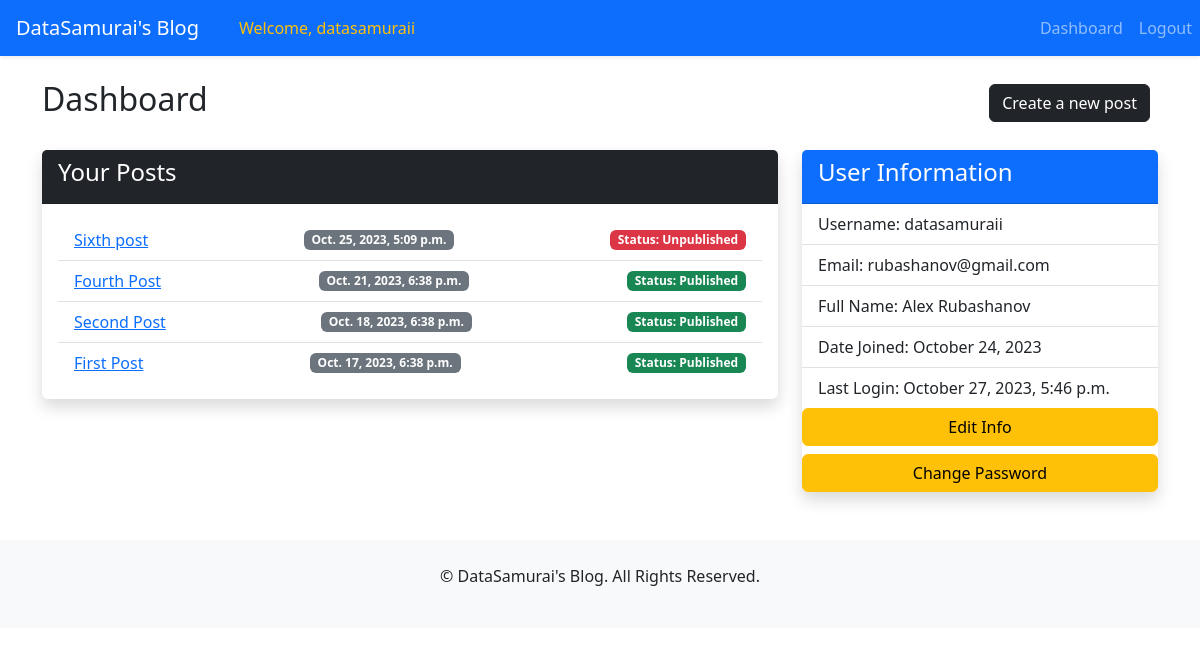
Before: /account/dashboard/ (signed in) with the older database file.
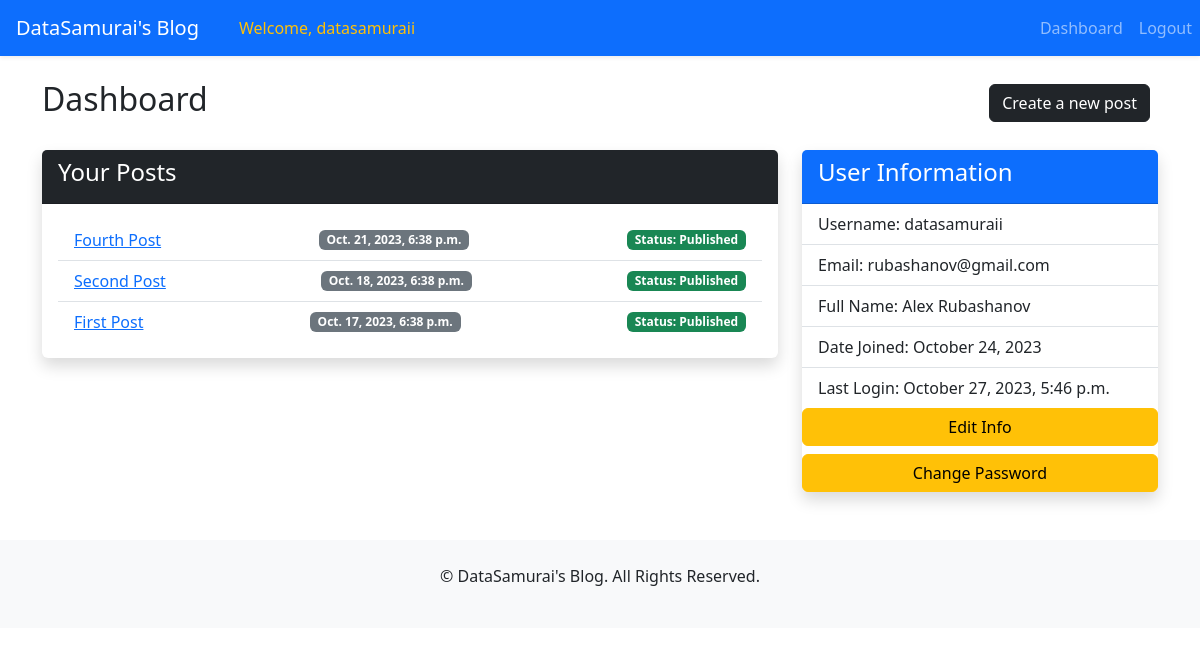
After: the same page with the newer database file.
### posts/models.py (models this page shows, shortened)
class Post(models.Model):
    title = models.CharField(max_length=50, unique=True)
    content = models.TextField()
    category = models.ForeignKey('Category', on_delete=models.SET_NULL, null=True)
    date_published = models.DateTimeField(auto_now_add=True)
    date_edited = models.DateTimeField(auto_now=True)
    views = models.PositiveIntegerField(default=0)
    author = models.ForeignKey(settings.AUTH_USER_MODEL, on_delete=models.SET_NULL, null=True)
    is_published = models.BooleanField(default=False)
    class Meta:
        ordering = ['-date_published']

### users/views.py (the view)
# urls.py: path('dashboard/', views.dashboard, name='dashboard'),
@login_required
def dashboard(request):
    user_posts = request.user.post_set.all()
    has_posts = user_posts.exists()
    context = {
        'user_posts': user_posts,
        'has_posts': has_posts
    }
    return render(request, 'users/dashboard.html', context=context)

### templates/users/dashboard.html (shortened to what this page needs)
{% extends 'base.html' %}
{% block page_content %}
    <div class="row mt-4">
        <div class="col-md-12 mb-4">
            <div class="d-flex justify-content-between align-items-center">
                <h2>Dashboard</h2>
                <div>
                    <a href="{% url 'create_post' %}" class="btn btn-dark me-2">Create a new post</a>
                </div>
            </div>
        </div>
        <div class="col-md-8">
            <div class="card border-0 shadow">
                <div class="card-header bg-dark text-white">
                    <h4>Your Posts</h4>
                </div>
                <div class="card-body">
                    {% if has_posts %}
                        <ul class="list-group list-group-flush">
                            {% for post in user_posts %}
                                <li class="list-group-item d-flex justify-content-between align-items-center">
                                    <a href="{% url 'view_post' post.id %}">{{ post.title }}</a>
                                    <span class="badge bg-secondary">{{ post.date_published }}</span>
                                    {% if post.is_published %}
                                        <span class="badge bg-success">Status: Published</span>
                                    {% else %}
                                        <span class="badge bg-danger">Status: Unpublished</span>
                                    {% endif %}
                                </li>
                            {% endfor %}
                        </ul>
                    {% else %}
                        <p class="text-muted">You haven't written any posts yet.</p>
                    {% endif %}
                </div>
            </div>
        </div>
        {% block user %}
            <div class="col-md-4">
                <div class="card border-0 shadow">
                    <div class="card-header bg-primary text-white">
                        <h4>User Information</h4>
                    </div>
                    <ul class="list-group list-group-flush">
                        <li class="list-group-item">Username: {{ user.username }}</li>
                        <li class="list-group-item">Email: {{ user.email }}</li>
                        <li class="list-group-item">Full Name: {{ user.first_name }} {{ user.last_name }}</li>
                        <li class="list-group-item">Date Joined: {{ user.date_joined|date:"F d, Y" }}</li>
                        <li class="list-group-item">Last Login: {{ user.last_login|date:"F d, Y, P" }}</li>
                    </ul>
                    <a href="{% url 'edit_user' %}" class="mb-2 btn btn-warning">Edit Info</a>
                    <a href="{% url 'password_change' %}" class="btn btn-warning">Change Password</a>
                </div>
            </div>
            </div>
        {% endblock %}
{% endblock %}

Changed rows visible on the page:
removed Post: title "Sixth post", date_published "Oct. 25, 2023, 5:09 p.m.", is_published "Status: Unpublished"
